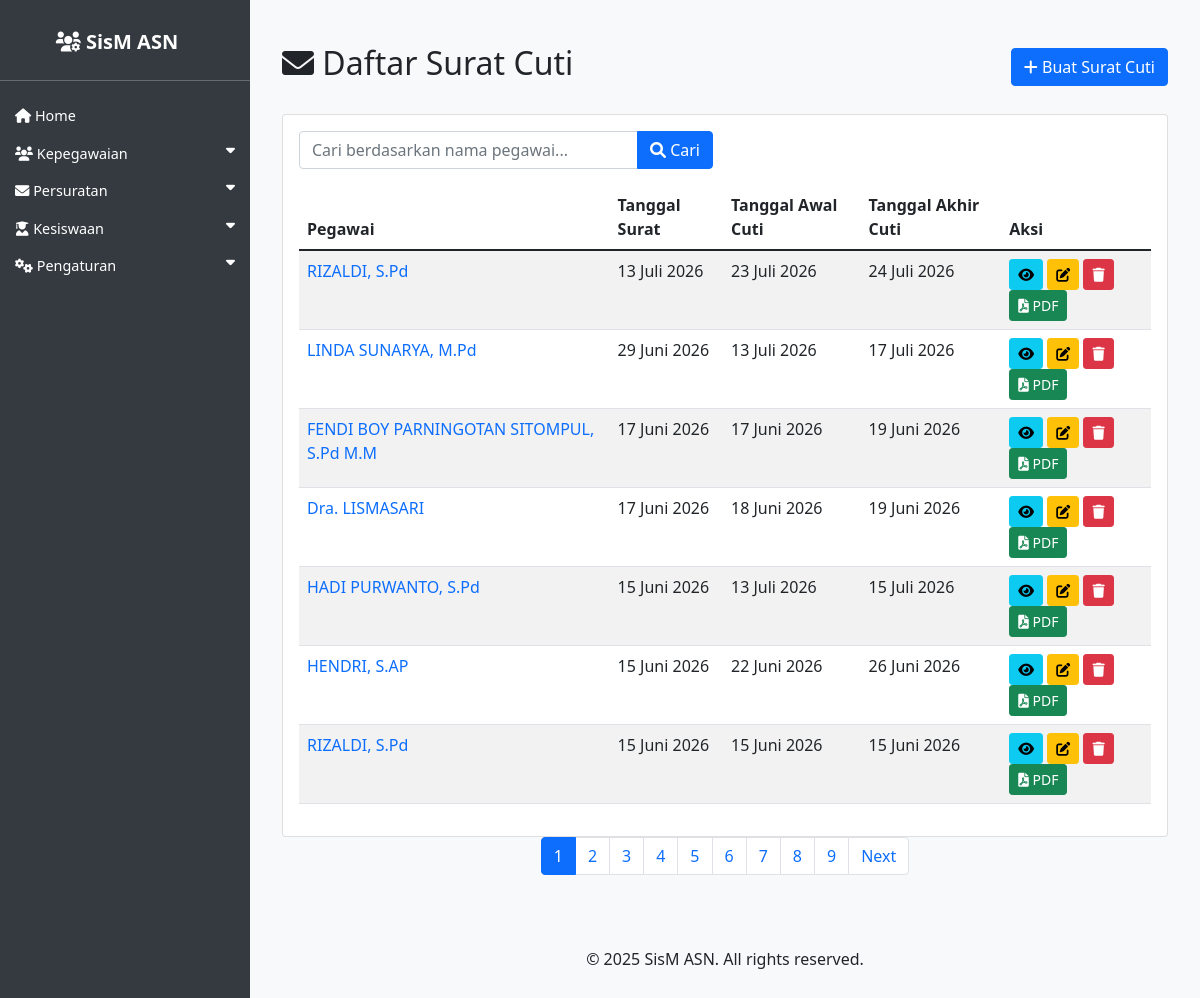
Screenshot of /asn/surat_cuti/ with the database file from the repository.
### asn_app/models.py (models this page shows, shortened)
class SuratCuti(models.Model):
    JENIS_CUTI_CHOICES = [
        ('Cuti Tahunan', 'Cuti Tahunan'),
        ('Cuti Sakit', 'Cuti Sakit'),
        ('Cuti Alasan Penting', 'Cuti Alasan Penting'),
        ('Cuti Diluar Tanggungan Negara', 'Cuti Diluar Tanggungan Negara'),
        ('Cuti Melahirkan', 'Cuti Melahirkan'),
        ('Cuti Besar', 'Cuti Besar'),
    ]
    tempat_ditetapkan = models.CharField(max_length=100, verbose_name='Tempat Ditetapkan')
    tanggal_surat = models.DateField(verbose_name='Tanggal Surat')
    nomor_surat = models.CharField(max_length=100, blank=True, null=True, verbose_name='Nomor Surat')
    sifat_surat = models.CharField(max_length=100, blank=True, null=True, verbose_name='Sifat Surat')
    lampiran_surat = models.CharField(max_length=100, blank=True, null=True, verbose_name='Lampiran Surat')
    perihal_surat = models.CharField(max_length=255, blank=True, null=True, verbose_name='Perihal Surat')
    tujuan_surat = models.CharField(max_length=200, verbose_name='Tujuan Surat')
    jenis_cuti = models.CharField(max_length=50, choices=JENIS_CUTI_CHOICES, default='Cuti Tahunan', verbose_name='Jenis Cuti')
    pegawai = models.ForeignKey(ASN, on_delete=models.CASCADE, related_name='surat_cuti_pegawai', verbose_name='Pegawai')
    tanggal_awal = models.DateField(verbose_name='Tanggal Awal Cuti')
    tanggal_akhir = models.DateField(verbose_name='Tanggal Akhir Cuti')
    alasan_cuti = models.TextField(blank=True, null=True, verbose_name='Alasan Cuti')
    penandatangan = models.ForeignKey(ASN, on_delete=models.SET_NULL, null=True, blank=True, related_name='surat_cuti_penandatangan', verbose_name='Penandatangan')
    kop_surat = models.ForeignKey(KopSurat, on_delete=models.SET_NULL, null=True, blank=True, verbose_name='Kop Surat')
    created_at = models.DateTimeField(auto_now_add=True)
    updated_at = models.DateTimeField(auto_now=True)
    class Meta:
        verbose_name_plural = "Surat Cuti"
        ordering = ['-tanggal_surat']

class ASN(models.Model):
    JENIS_KELAMIN_CHOICES = [
        ('L', 'Laki-laki'),
        ('P', 'Perempuan'),
    ]
    AGAMA_CHOICES = [
        ('ISLAM', 'Islam'),
        ('KRISTEN', 'Kristen'),
        ('KATOLIK', 'Katolik'),
        ('HINDU', 'Hindu'),
        ('BUDDHA', 'Buddha'),
        ('KONGHUCU', 'Konghucu'),
    ]
    nip = models.CharField(max_length=18, unique=True, null=True, blank=True)
    nama = models.CharField(max_length=100)
    tempat_lahir = models.CharField(max_length=50)
    tanggal_lahir = models.DateField()
    jenis_kelamin = models.CharField(max_length=1, choices=JENIS_KELAMIN_CHOICES)
    agama = models.CharField(max_length=10, choices=AGAMA_CHOICES)
    alamat = models.TextField()
    email = models.EmailField()
    telepon = models.CharField(max_length=15)
    jabatan = models.CharField(max_length=100)
    pangkat = models.CharField(max_length=50, null=True, blank=True)
    golongan = models.CharField(max_length=5, null=True, blank=True)
    nama_istri_suami = models.CharField(max_length=100, blank=True, null=True, verbose_name='Nama Istri/Suami')
    unit_kerja = models.CharField(max_length=100)
    foto = models.ImageField(upload_to='asn_fotos/', blank=True, null=True)
    pendidikan_terakhir = models.CharField(max_length=255, blank=True, verbose_name='Pendidikan Terakhir')
    tmt_pangkat = models.DateField(null=True, blank=True, verbose_name='TMT Pangkat')
    tmt_cpns = models.DateField(null=True, blank=True, verbose_name='TMT CPNS')
    tmt_jabatan = models.DateField(null=True, blank=True, verbose_name='TMT Jabatan')
    created_at = models.DateTimeField(auto_now_add=True)
    updated_at = models.DateTimeField(auto_now=True)

### asn_app/views.py (the view)
# urls.py: path('surat_cuti/', views.SuratCutiListView.as_view(), name='surat_cuti_list'),
class SuratCutiListView(ListView):
    model = SuratCuti
    template_name = 'asn_app/surat_cuti_list.html'
    context_object_name = 'surat_cuti_list'
    paginate_by = 7
    def get_queryset(self):
        queryset = super().get_queryset()
        search_query = self.request.GET.get('nama', '')
        if search_query:
            queryset = queryset.filter(pegawai__nama__icontains=search_query)
        return queryset

### asn_app/templates/asn_app/surat_cuti_list.html (shortened to what this page needs)
{% extends 'asn_app/base.html' %}
{% load indonesian_date_tags %}
{% block content %}
<div class="container mt-4">
    <div class="d-flex justify-content-between align-items-center mb-4">
        <h2><i class="fas fa-envelope"></i> Daftar Surat Cuti</h2>
        <div>
            <a href="{% url 'surat_cuti_create' %}" class="btn btn-primary">
                <i class="fas fa-plus"></i> Buat Surat Cuti
            </a>
        </div>
    </div>
    <div class="card">
        <div class="card-body">
            <form method="get" action="{% url 'surat_cuti_list' %}" class="mb-3">
                <div class="row">
                    <div class="col-md-6">
                        <div class="input-group">
                            <input
                                type="text"
                                class="form-control"
                                name="nama"
                                placeholder="Cari berdasarkan nama pegawai..."
                                value="{{ request.GET.nama }}"
                            >
                            <button type="submit" class="btn btn-primary">
                                <i class="fas fa-search"></i> Cari
                            </button>
                        </div>
                    </div>
                </div>
            </form>
            <div class="table-responsive">
                <table class="table table-striped">
                    <thead>
                        <tr>
                            <th>Pegawai</th>
                            <th>Tanggal Surat</th>
                            <th>Tanggal Awal Cuti</th>
                            <th>Tanggal Akhir Cuti</th>
                            <th>Aksi</th>
                        </tr>
                    </thead>
                    <tbody>
                        {% for surat_cuti in surat_cuti_list %}
                        <tr>
                            <td>
                                <a href="{% url 'laporan_cuti_pdf' surat_cuti.pegawai.pk %}" target="_blank" class="text-decoration-none">
                                    {{ surat_cuti.pegawai.nama }}
                                </a>
                            </td>
                            <td>{{ surat_cuti.tanggal_surat|indonesian_date:"%d %B %Y" }}</td>
                            <td>{{ surat_cuti.tanggal_awal|indonesian_date:"%d %B %Y" }}</td>
                            <td>{{ surat_cuti.tanggal_akhir|indonesian_date:"%d %B %Y" }}</td>
                            <td>
                                <a href="{% url 'surat_cuti_detail' surat_cuti.pk %}" class="btn btn-sm btn-info">
                                    <i class="fas fa-eye"></i>
                                </a>
                                <a href="{% url 'surat_cuti_update' surat_cuti.pk %}" class="btn btn-sm btn-warning">
                                    <i class="fas fa-edit"></i>
                                </a>
                                <a href="{% url 'surat_cuti_delete' surat_cuti.pk %}" class="btn btn-sm btn-danger">
                                    <i class="fas fa-trash"></i>
                                </a>
                                <a href="{% url 'surat_cuti_export_pdf' surat_cuti.pk %}" class="btn btn-sm btn-success" target="_blank">
                                    <i class="fas fa-file-pdf"></i> PDF
                                </a>
                            </td>
                        </tr>
                        {% endfor %}
                    </tbody>
                </table>
            </div>
        </div>
    </div>
    {% if is_paginated %}
    <nav aria-label="Page navigation">
        <ul class="pagination justify-content-center">
            {% for num in page_obj.paginator.page_range %}
                <li class="page-item {% if page_obj.number == num %}active{% endif %}">
                    <a class="page-link" href="?page={{ num }}{% if request.GET.nama %}&nama={{ request.GET.nama }}{% endif %}">{{ num }}</a>
                </li>
            {% endfor %}
            {% if page_obj.has_next %}
                <li class="page-item">
                    <a class="page-link" href="?page={{ page_obj.next_page_number }}{% if request.GET.nama %}&nama={{ request.GET.nama }}{% endif %}">Next</a>
                </li>
            {% endif %}
        </ul>
    </nav>
    {% endif %}
</div>
{% endblock %}

### asn_app/templates/asn_app/base.html (style rules this page uses)
body { display: flex; min-height: 100vh; flex-direction: column; background-color: #f8f9fa; }

### rows the page displays
SuratCuti: pegawai.nama "RIZALDI, S.Pd", tanggal_surat|indonesian_date "13 Juli 2026", tanggal_awal|indonesian_date "23 Juli 2026", tanggal_akhir|indonesian_date "24 Juli 2026"
SuratCuti: pegawai.nama "LINDA SUNARYA, M.Pd", tanggal_surat|indonesian_date "29 Juni 2026", tanggal_awal|indonesian_date "13 Juli 2026", tanggal_akhir|indonesian_date "17 Juli 2026"
SuratCuti: pegawai.nama "FENDI BOY PARNINGOTAN SITOMPUL, S.Pd M.M", tanggal_surat|indonesian_date "17 Juni 2026", tanggal_awal|indonesian_date "17 Juni 2026", tanggal_akhir|indonesian_date "19 Juni 2026"
SuratCuti: pegawai.nama "Dra. LISMASARI", tanggal_surat|indonesian_date "17 Juni 2026", tanggal_awal|indonesian_date "18 Juni 2026", tanggal_akhir|indonesian_date "19 Juni 2026"
SuratCuti: pegawai.nama "HADI PURWANTO, S.Pd", tanggal_surat|indonesian_date "15 Juni 2026", tanggal_awal|indonesian_date "13 Juli 2026", tanggal_akhir|indonesian_date "15 Juli 2026"
SuratCuti: pegawai.nama "HENDRI, S.AP", tanggal_surat|indonesian_date "15 Juni 2026", tanggal_awal|indonesian_date "22 Juni 2026", tanggal_akhir|indonesian_date "26 Juni 2026"
SuratCuti: pegawai.nama "RIZALDI, S.Pd", tanggal_surat|indonesian_date "15 Juni 2026", tanggal_awal|indonesian_date "15 Juni 2026", tanggal_akhir|indonesian_date "15 Juni 2026"

### other values shown
{{ num }} "1" "2" "3" "4" "5" "6" "7" "8" "9"
